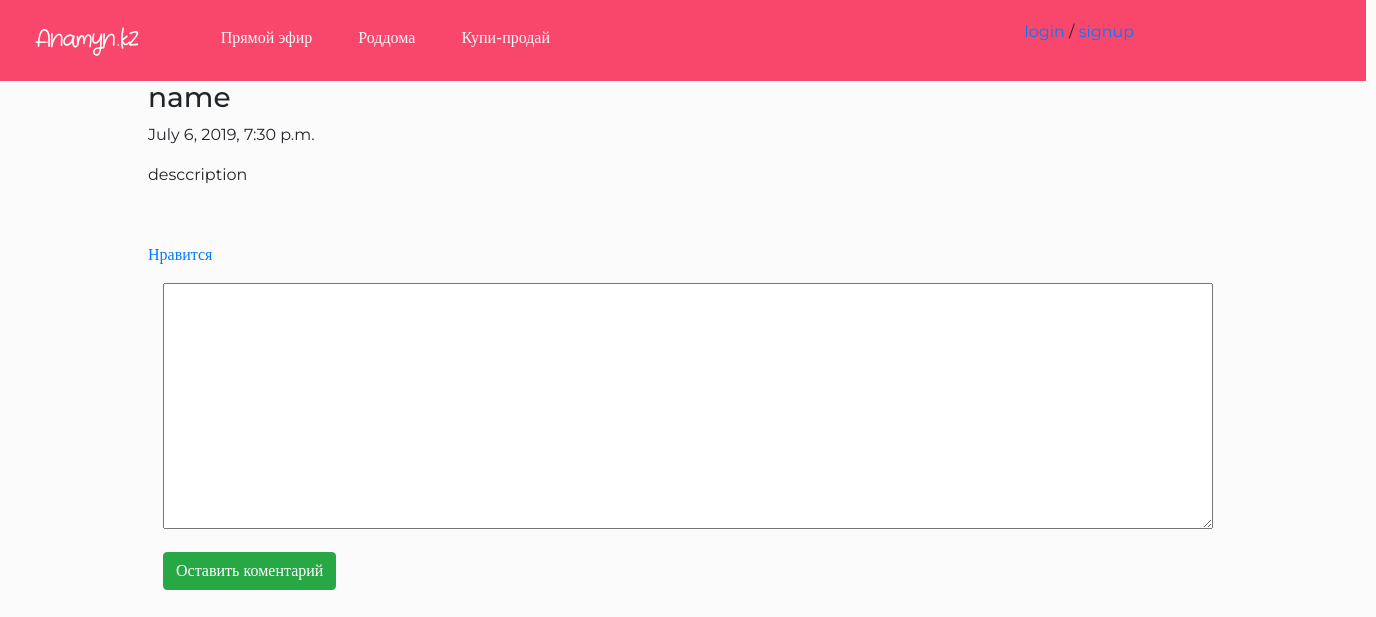
Page /post/post/3/ on the committed database.
### apps/post/models.py (models this page shows, shortened)
class Post(models.Model):
    user = models.ForeignKey(User, on_delete=models.CASCADE, blank=True, null=True)
    title = models.CharField(max_length=200)
    description = models.TextField()
    category = models.ManyToManyField('Category', blank=True, null=True)
    created_date = models.DateTimeField(auto_now_add=True)
    deleted_date = models.DateTimeField(null=True, blank=True)
    like_count = models.IntegerField(default=0)
    published_date = models.DateTimeField(blank=True, null=True)
    is_anonymous = models.BooleanField(blank=True, null=True, default=False)
    likes = models.ManyToManyField(User, related_name='liked_posts')

### apps/post/views.py (the view)
# urls.py: path('post/<int:pk>/', DetailView.as_view(), name='detail'),
class DetailView(DetailView):
    model = Post
    template_name = 'post/detail.html'

### apps/post/templates/post/detail.html (shortened to what this page needs)
{% extends 'main/base.html' %}
{% block content %}
    <div class="container">
        <div class="col-sm-12">
            <h3>{{ post.title }}</h3>
            <p>{{ post.created_date }}</p>
            <p>{{ post.description }}</p>
            <a>{{ post.tag_set.all|join:", " }}</a><br>
            <p>{{ post.like }} <a class="post-like" href="{% url 'post:post-like' post.id %}">Нравится</a></p>
        </div>
    <div class="col-sm-12">
            <form action="{% url 'post:post-comment' post.id %}" class="form form-horizontal" method="post">
                <div class="form-group">
                    <div class="col-sm-12">
                        <textarea name="text" rows="10" style="width: 100%"></textarea>
                    </div>
                </div>
                <div class="form-group">
                    <div class="col-sm-12">
                        <button type="submit" class="btn btn-success">Оставить коментарий</button>
                    </div>
                </div>
            </form>
        </div>
    </div>
{% endblock %}

### apps/main/static/main/style.css (style rules this page uses)
body { background-color: #FCFBFB; font-family: Montserrat; }

### rows in the picture
Post: title "name", created_date "July 6, 2019, 7:30 p.m.", description "desccription"
